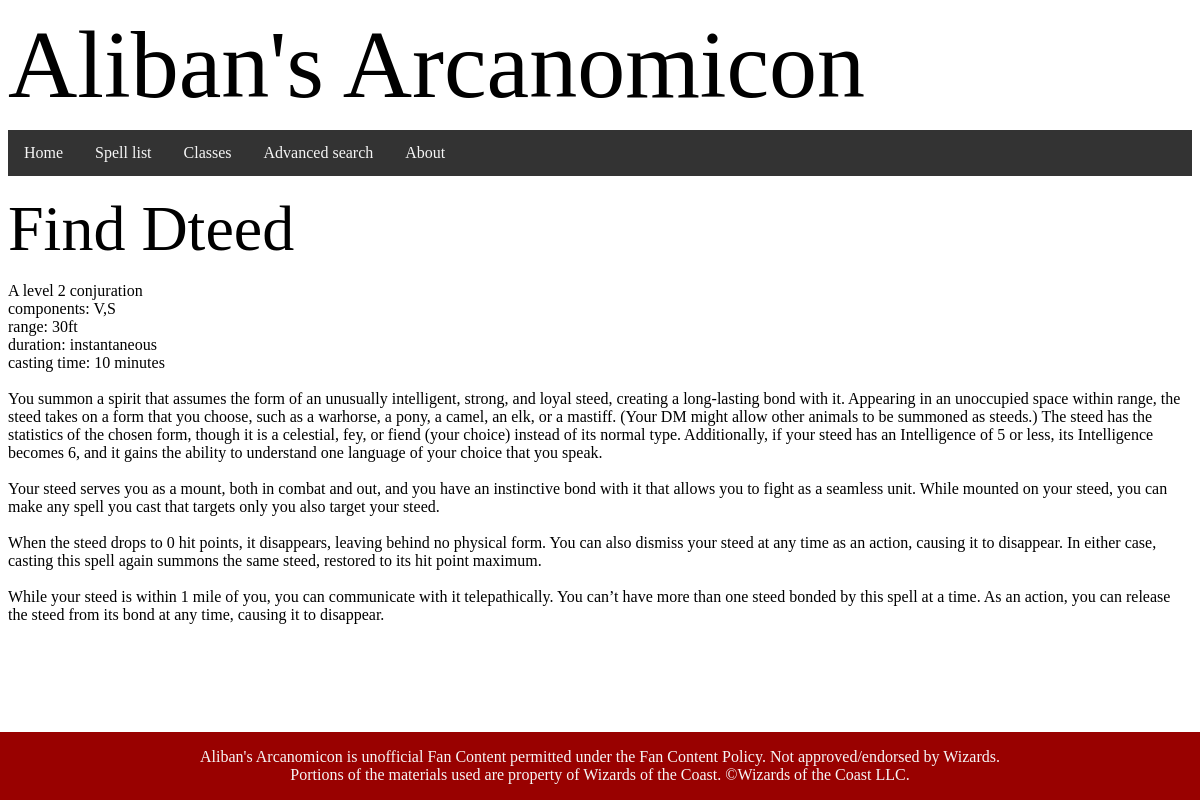
The app's page /spell/163, older data.
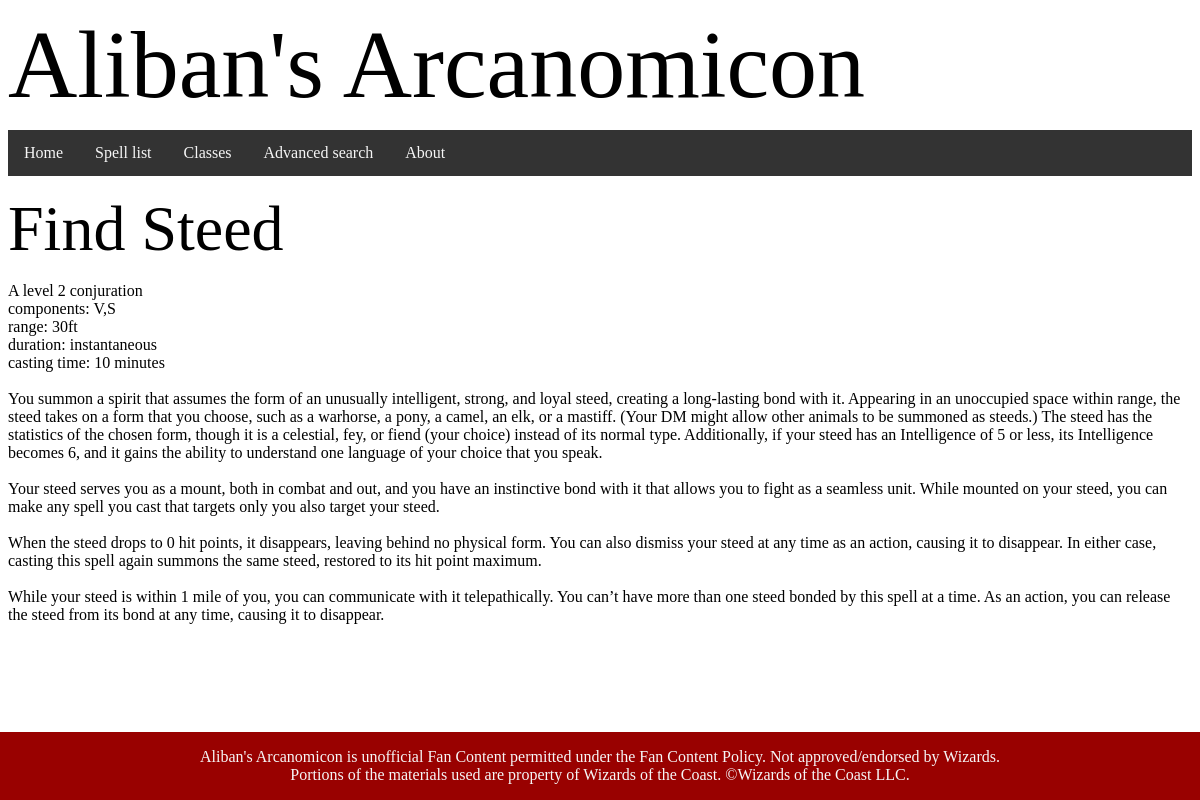
The same page, newer data.
### tables this page shows
CREATE TABLE spell (id INTEGER PRIMARY KEY AUTOINCREMENT, name STRING, description TEXT, level INTEGER, components STRING, concentration INTEGER, ritual INTEGER, damage STRING, range INTEGER REFERENCES range (id), duration INTEGER REFERENCES duration (id), castingtime STRING REFERENCES castingtime (id), school INTEGER REFERENCES school (id));

CREATE TABLE school (id INTEGER PRIMARY KEY AUTOINCREMENT, name STRING, description TEXT);

CREATE TABLE range (id INTEGER PRIMARY KEY AUTOINCREMENT, name STRING);

CREATE TABLE duration (id INTEGER PRIMARY KEY AUTOINCREMENT, name STRING);

CREATE TABLE castingtime (id INTEGER PRIMARY KEY AUTOINCREMENT, name STRING);

### routes.py (the view)
@app.route('/spell/<int:id>') #stating that the id used must be an integer so no hackers can insert SQL into my database
@app.route('/class/spell/<int:id>')
def spell(id):
    sql = "SELECT spell.id, spell.name, spell.description, spell.level, spell.components, spell.concentration, spell.ritual, spell.damage, range.name, duration.name, castingtime.name, school.name FROM spell INNER JOIN range ON range.id = spell.range INNER JOIN duration ON duration.id = spell.duration INNER JOIN castingtime ON castingtime.id = spell.castingtime INNER JOIN school ON school.id = spell.school WHERE spell.id == {}".format(id) #the sql query, complete with joins. the format inserts the id of the spell in the database, and therefore returns all relevant information about it for the page.
    single = True #only want one result
    spell = db_func(sql,single) #runs the sql command
    if spell == False:
        return render_template('404.html'), 404 #if the data is not in the database, the page cannot be created, so return 404 error
    spell[2] = spell[2].split('\n') #splits up the description by python spaces, so it can be properly formatted with flask, as the python was not being picked up by the html side.
    return render_template('spell.html', spell=spell) #passes data through to flask template and magic happens

### templates/spell.html (shortened to what this page needs)
{% extends "layout.html" %}
{% block content %}
<div id="content">
    <h2>
        {{ spell[1] }}
    </h2>
    {% if spell[3] == 0 %}
        A {{ spell[11]}} cantrip
    {% else %}
        A level {{ spell[3] }} {{ spell[11] }}
    {% endif %}
    <br>
    components: {{ spell[4] }} <br>
    range: {{ spell[8] }} <br>
    duration:
    {% if spell[5] == 1 %}
        up to {{ spell[9] }} (concentration)
    {% else %}
        {{ spell[9] }}
    {% endif %}
    <br>
    casting time: {{ spell[10] }}
    <br>
    <br>
    {% for para in spell[2] %}
        {{ para }}<br>
    {% endfor %}
    <br>
    <br>
    <br>
    <br>
</div>
{% endblock content %}

### templates/layout.html (shortened to what this page needs)
<!DOCTYPE html>
<html lang="en">
<head>
    <link rel="stylesheet" href="/static/css/main.css"/>
</head>
<body>
    <header>{% include 'header.html' %}</header>
    <nav>{% include 'nav.html' %}</nav>
    <main>
        {% block content %} {% endblock %}
    </main>
    <footer>{% include 'footer.html' %}</footer>
</body>
</html>

### templates/header.html
<h1>Aliban's Arcanomicon</h1>

### templates/nav.html
<div class="navbar">
    <a href="/">Home</a>
    <a href="/all_spells">Spell list</a>
    <a href="/class">Classes</a>
    <a href="/search">Advanced search</a>
    <a href="/about">About</a>
</div>

### templates/footer.html
<div class="footer">
    <p>Aliban's Arcanomicon is unofficial Fan Content permitted under the Fan Content Policy. Not approved/endorsed by Wizards.<br>
    Portions of the materials used are property of Wizards of the Coast. ©Wizards of the Coast LLC.</p>
</div>

### static/css/main.css (style rules this page uses)
.navbar { margin: 0; padding: 0; overflow: hidden; background-color: #333333; position: sticky; top: 0; width: 100%; }
.navbar a { padding: 14px 16px; text-align: center; text-decoration: none; float: left; }
a:link { color: #F6F6F6; }
h1 { font-family: Modesto; font-weight: normal; font-style: normal; font-size: 6em; line-height: 1px; }
h2 { font-family: Modesto; font-weight: normal; font-style: normal; font-size: 4em; line-height: 0px; }
p { font-family: Scaly Sans; font-weight: 400; font-style: normal; }
.footer { position: fixed; left: 0; bottom: 0; width: 100%; background-color: #990100; color: #F6F6F6; text-align: center; }

Row changes from the older to the newer data that the page shows:
changed spell: name "Find Dteed" → "Find Steed"
